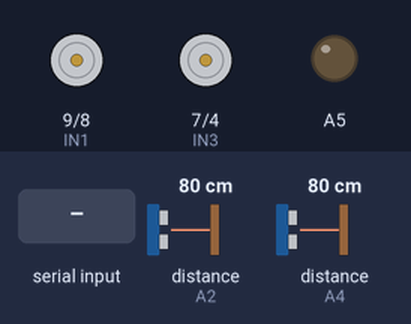
The sketch below on a simulated Arduino Uno, built with avr-gcc and run on an emulated ATmega328P. Parts: motor-driver pin pairs drawn as motors (green arrow = first pin HIGH = forward, orange = second pin HIGH = backward, longer = more drive, scaled by the enable pin), output pins drawn as LEDs (lit = HIGH). Dashed ring = blinking. Inputs (shaded band) come from the test bench; at power-on: distance to the obstacle (sensors on A2, A4) 80 cm. The echo pulse lasts 58.3 µs per cm; pins used as bus, display or sensor lines are not drawn.

Above: at 3.2 s.
3.3 s: "F\n" received over the second serial link
At 3.7 s:
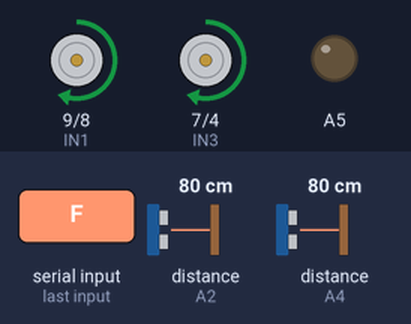
4.8 s: distance to the obstacle (sensor on A2) set to 34 cm
6.3 s: distance to the obstacle (sensor on A2) set to 27 cm
At 6.5 s:
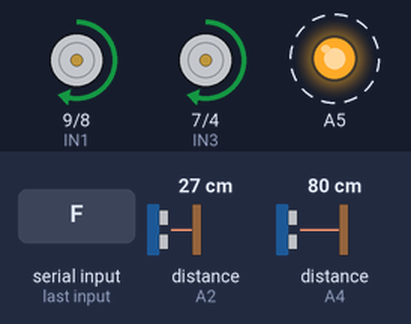
9.3 s: "B\n" received over the second serial link
At 10.5 s:
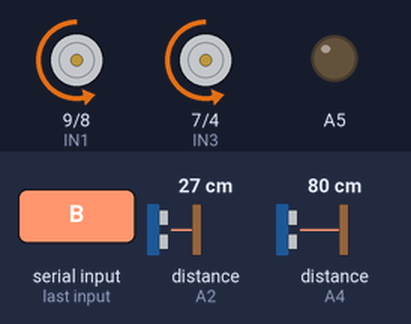
10.8 s: "L\n" received over the second serial link
At 11.5 s:
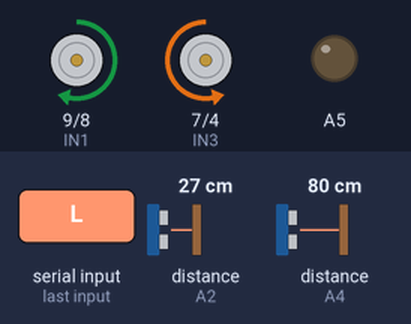
12.3 s: "R\n" received over the second serial link
At 12.6 s:
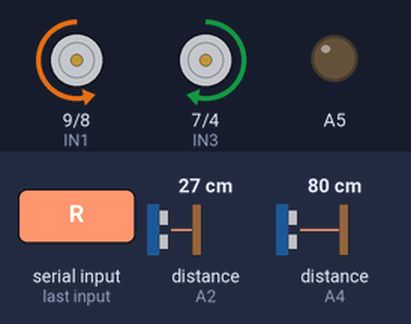
Timing chart, 0 to 14.8 s (numbered marks = the images above; inputs shaded):
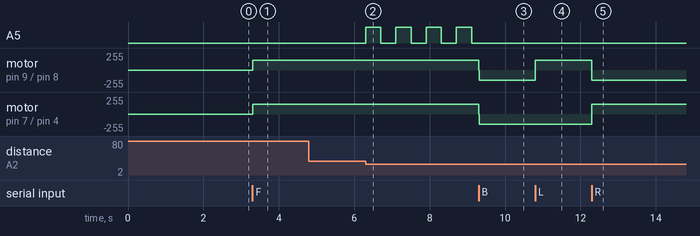

The sketch:

Arduino1_Navigation.ino
```cpp
// ================================================================
// AIRO INNOVATE
// Multi-Functional Manual & Autonomous Environmental Inspection Rover
//
// ARDUINO #1 — NAVIGATION CONTROLLER
// ================================================================


#include "config.h"

#include "motors.h"
#include "line_follower.h"
#include "ultrasonic.h"
#include "bluetooth.h"
#include "safety.h"


// ================================================================
// SETUP
// ================================================================

void setup() {

  // Motor system
  motorsBegin();


  // Line following system
  lfrBegin();


  // Ultrasonic sensors
  ultrasonicBegin();


  // Bluetooth
  bluetoothBegin();


  // Safety system
  safetyBegin();


  // Give system time to initialize
  delay(2000);
}


// ================================================================
// MANUAL CONTROL
// ================================================================

void manualControl() {

  char movement = bluetoothGetMovement();


  switch (movement) {


    // ------------------------------------------------------------
    // FORWARD
    // ------------------------------------------------------------

    case 'F':

      if (safetyAllowsForward()) {

        setMotors(
          MANUAL_SPEED,
          MANUAL_SPEED
        );

      } else {

        stopMotors();
      }

      break;


    // ------------------------------------------------------------
    // REVERSE
    // ------------------------------------------------------------

    case 'B':

      if (safetyAllowsReverse()) {

        setMotors(
          -MANUAL_SPEED,
          -MANUAL_SPEED
        );

      } else {

        stopMotors();
      }

      break;


    // ------------------------------------------------------------
    // LEFT
    // ------------------------------------------------------------

    case 'L':

      // Turning is currently allowed.
      // We can later make this more sophisticated.

      setMotors(
        MANUAL_SPEED,
        -MANUAL_SPEED
      );

      break;


    // ------------------------------------------------------------
    // RIGHT
    // ------------------------------------------------------------

    case 'R':

      setMotors(
        -MANUAL_SPEED,
        MANUAL_SPEED
      );

      break;


    // ------------------------------------------------------------
    // STOP
    // ------------------------------------------------------------

    case 'S':

    default:

      stopMotors();

      break;
  }
}


// ================================================================
// AUTONOMOUS CONTROL
// ================================================================

void autonomousControl() {

  // If LFR has been disabled,
  // autonomous navigation has nothing to control.

  if (!lfrIsEnabled()) {

    stopMotors();

    return;
  }


  // --------------------------------------------------------------
  // Check front obstacle
  // --------------------------------------------------------------

  if (!safetyAllowsForward()) {

    stopMotors();

    return;
  }


  // --------------------------------------------------------------
  // Run line-following algorithm
  // --------------------------------------------------------------

  lfrUpdate();
}


// ================================================================
// MAIN LOOP
// ================================================================

void loop() {


  // ==============================================================
  // 1. PROCESS BLUETOOTH
  // ==============================================================

  bluetoothUpdate();


  // ==============================================================
  // 2. UPDATE SAFETY / BUZZER
  // ==============================================================

  safetyUpdate();


  // ==============================================================
  // 3. SELECT CONTROL MODE
  // ==============================================================

  if (bluetoothIsAutoMode()) {

    autonomousControl();

  }

  else {

    manualControl();
  }
}
```

bluetooth.cpp
```cpp
#include <Arduino.h>
#include <SoftwareSerial.h>

#include "config.h"
#include "bluetooth.h"
#include "motors.h"
#include "line_follower.h"

SoftwareSerial bluetooth(BT_RX, BT_TX);

// ================================================================
// SYSTEM STATE
// ================================================================

bool autoMode = DEFAULT_AUTO_MODE;
bool obstacleEnabled = DEFAULT_OBSTACLE_ENABLED;
bool buzzerEnabled = DEFAULT_BUZZER_ENABLED;

char movementCommand = 'S';

// ================================================================
// BLUETOOTH STARTUP
// ================================================================

void bluetoothBegin() {
  bluetooth.begin(9600);

  // Start safely in manual mode
  autoMode = false;
  movementCommand = 'S';

  // LFR OFF in manual mode
  lfrSetEnabled(false);

  // Restore default safety settings
  obstacleEnabled = DEFAULT_OBSTACLE_ENABLED;
  buzzerEnabled = DEFAULT_BUZZER_ENABLED;

  stopMotors();
}

// ================================================================
// BLUETOOTH COMMAND PROCESSING
// ================================================================

void bluetoothUpdate() {

  while (bluetooth.available()) {

    char command = bluetooth.read();

    // Ignore terminal formatting characters
    if (command == '\r' ||
        command == '\n' ||
        command == ' ') {
      continue;
    }

    switch (command) {

      // ----------------------------------------------------------
      // FORWARD
      // ----------------------------------------------------------

      case 'F':
      case 'f':
        autoMode = false;
        lfrSetEnabled(false);
        movementCommand = 'F';
        break;


      // ----------------------------------------------------------
      // BACKWARD
      // ----------------------------------------------------------

      case 'B':
      case 'b':
        autoMode = false;
        lfrSetEnabled(false);
        movementCommand = 'B';
        break;


      // ----------------------------------------------------------
      // LEFT
      // ----------------------------------------------------------

      case 'L':
      case 'l':
        autoMode = false;
        lfrSetEnabled(false);
        movementCommand = 'L';
        break;


      // ----------------------------------------------------------
      // RIGHT
      // ----------------------------------------------------------

      case 'R':
      case 'r':
        autoMode = false;
        lfrSetEnabled(false);
        movementCommand = 'R';
        break;


      // ----------------------------------------------------------
      // STOP
      // ----------------------------------------------------------

      case 'S':
      case 's':
        movementCommand = 'S';
        stopMotors();
        break;


      // ----------------------------------------------------------
      // AUTONOMOUS MODE
      // A = Autonomous + LFR ON
      // ----------------------------------------------------------

      case 'A':
      case 'a':
        autoMode = true;
        lfrSetEnabled(true);
        movementCommand = 'S';
        break;


      // ----------------------------------------------------------
      // MANUAL MODE
      // M = Manual + LFR OFF
      // ----------------------------------------------------------

      case 'M':
      case 'm':
        autoMode = false;
        lfrSetEnabled(false);
        movementCommand = 'S';
        stopMotors();
        break;


      // ----------------------------------------------------------
      // OBSTACLE PROTECTION ON
      // O = ON
      // ----------------------------------------------------------

      case 'O':
        obstacleEnabled = true;
        break;


      // ----------------------------------------------------------
      // OBSTACLE PROTECTION OFF
      // o = OFF
      // ----------------------------------------------------------

      case 'o':
        obstacleEnabled = false;
        break;


      // ----------------------------------------------------------
      // BUZZER ON
      // Z = ON
      // ----------------------------------------------------------

      case 'Z':
        buzzerEnabled = true;
        break;


      // ----------------------------------------------------------
      // BUZZER OFF
      // z = OFF
      // ----------------------------------------------------------

      case 'z':
        buzzerEnabled = false;
        break;


      // ----------------------------------------------------------
      // UNKNOWN COMMAND
      // ----------------------------------------------------------

      default:
        break;
    }
  }
}

// ================================================================
// STATUS FUNCTIONS
// ================================================================

bool bluetoothIsAutoMode() {
  return autoMode;
}

bool bluetoothIsLfrEnabled() {
  return lfrIsEnabled();
}

bool bluetoothIsObstacleEnabled() {
  return obstacleEnabled;
}

bool bluetoothIsBuzzerEnabled() {
  return buzzerEnabled;
}

char bluetoothGetMovement() {
  return movementCommand;
}
```

bluetooth.h
```cpp
#ifndef BLUETOOTH_H
#define BLUETOOTH_H

void bluetoothBegin();

void bluetoothUpdate();

bool bluetoothIsAutoMode();

bool bluetoothIsLfrEnabled();

bool bluetoothIsObstacleEnabled();

bool bluetoothIsBuzzerEnabled();

char bluetoothGetMovement();

#endif
```

line_follower.cpp
```cpp
#include <Arduino.h>
#include "config.h"
#include "motors.h"
#include "line_follower.h"


// ================================================================
// IR SENSOR PINS
//
// LEFT -> RIGHT
// ================================================================

const uint8_t SENSOR_PINS[5] = {
  IR_LEFTMOST,
  IR_LEFT,
  IR_CENTER,
  IR_RIGHT,
  IR_RIGHTMOST
};


// ================================================================
// LAST MOTOR COMMAND
//
// Used by the recovery algorithm.
// ================================================================

int lastL = 0;
int lastR = 0;


// ================================================================
// LFR STATE
// ================================================================

bool lfrEnabled = DEFAULT_LFR_ENABLED;


// ================================================================
// INITIALIZE
// ================================================================

void lfrBegin() {

  for (int i = 0; i < 5; i++) {
    pinMode(SENSOR_PINS[i], INPUT);
  }

  lfrEnabled = DEFAULT_LFR_ENABLED;
}


// ================================================================
// ENABLE / DISABLE
// ================================================================

void lfrSetEnabled(bool enabled) {

  lfrEnabled = enabled;

  if (!enabled) {
    stopMotors();
  }
}


bool lfrIsEnabled() {

  return lfrEnabled;
}


// ================================================================
// ACTION LOGIC
// ================================================================

void getAction(int pattern, int &L, int &R) {

  switch (pattern) {


    // ============================================================
    // STRAIGHT
    // ============================================================

    case 0b11011:
    case 0b00100:
    case 0b01110:
    case 0b10001:

      L = BASE_SPEED;
      R = BASE_SPEED;

      break;


    // ============================================================
    // LEFT TURNS
    // ============================================================

    case 0b11101:
    case 0b11001:

      L = BASE_SPEED;
      R = -BASE_SPEED;

      break;


    case 0b11100:

      L = BASE_SPEED;
      R = -130;

      break;


    case 0b11110:

      L = BASE_SPEED;
      R = -140;

      break;


    // ============================================================
    // RIGHT TURNS
    // ============================================================

    case 0b10111:
    case 0b10011:

      L = -BASE_SPEED;
      R = BASE_SPEED;

      break;


    case 0b00111:

      L = -130;
      R = BASE_SPEED;

      break;


    case 0b01111:

      L = -140;
      R = BASE_SPEED;

      break;


    // ============================================================
    // DEFAULT AUTO BALANCE
    // ============================================================

    default: {

      int leftWeight =
        ((pattern >> 4) & 1) * 2 +
        ((pattern >> 3) & 1);

      int rightWeight =
        ((pattern >> 1) & 1) +
        ((pattern >> 0) & 1) * 2;


      if (leftWeight > rightWeight) {

        L = GENTLE_INNER;
        R = BASE_SPEED;

      }

      else if (rightWeight > leftWeight) {

        L = BASE_SPEED;
        R = GENTLE_INNER;

      }

      else {

        L = BASE_SPEED;
        R = BASE_SPEED;
      }

      break;
    }
  }
}


// ================================================================
// UPDATE LFR
// ================================================================

void lfrUpdate() {

  if (!lfrEnabled) {
    return;
  }


  // ============================================================
  // READ SENSORS
  // ============================================================

  int s1 = digitalRead(SENSOR_PINS[0]);
  int s2 = digitalRead(SENSOR_PINS[1]);
  int s3 = digitalRead(SENSOR_PINS[2]);
  int s4 = digitalRead(SENSOR_PINS[3]);
  int s5 = digitalRead(SENSOR_PINS[4]);


  // ============================================================
  // CREATE SENSOR PATTERN
  //
  // s1 s2 s3 s4 s5
  //  4  3  2  1  0
  // ============================================================

  int pattern =
    (s1 << 4) |
    (s2 << 3) |
    (s3 << 2) |
    (s4 << 1) |
    s5;


  // ============================================================
  // RECOVERY
  // ============================================================

  if (pattern == 0b11111) {

    if (lastL == lastR) {

      setMotors(-120, -120);

    }

    else if (lastL > lastR) {

      setMotors(180, -160);

    }

    else {

      setMotors(-160, 180);
    }

    return;
  }


  // ============================================================
  // NORMAL LINE FOLLOWING
  // ============================================================

  int L, R;

  getAction(pattern, L, R);

  setMotors(L, R);

  lastL = L;
  lastR = R;
}
```

line_follower.h
```cpp
#ifndef LINE_FOLLOWER_H
#define LINE_FOLLOWER_H

void lfrBegin();

void lfrSetEnabled(bool enabled);

bool lfrIsEnabled();

void lfrUpdate();


#endif
```

motors.cpp
```cpp
#include <Arduino.h>
#include "config.h"
#include "motors.h"


// ================================================================
// INITIALIZE MOTORS
// ================================================================

void motorsBegin() {

  pinMode(ENA, OUTPUT);
  pinMode(IN1, OUTPUT);
  pinMode(IN2, OUTPUT);

  pinMode(ENB, OUTPUT);
  pinMode(IN3, OUTPUT);
  pinMode(IN4, OUTPUT);

  stopMotors();
}


// ================================================================
// SET MOTOR SPEED
//
// leftSpeed / rightSpeed:
//
//   0     = stopped
//   +255  = maximum forward
//   -255  = maximum reverse
// ================================================================

void setMotors(int leftSpeed, int rightSpeed) {

  leftSpeed = constrain(leftSpeed, -255, 255);
  rightSpeed = constrain(rightSpeed, -255, 255);


  // --------------------------------------------------------------
  // LEFT MOTOR GROUP
  // --------------------------------------------------------------

  if (leftSpeed >= 0) {

    digitalWrite(IN1, HIGH);
    digitalWrite(IN2, LOW);

  } else {

    digitalWrite(IN1, LOW);
    digitalWrite(IN2, HIGH);

    leftSpeed = -leftSpeed;
  }

  analogWrite(ENA, leftSpeed);


  // --------------------------------------------------------------
  // RIGHT MOTOR GROUP
  // --------------------------------------------------------------

  if (rightSpeed >= 0) {

    digitalWrite(IN3, HIGH);
    digitalWrite(IN4, LOW);

  } else {

    digitalWrite(IN3, LOW);
    digitalWrite(IN4, HIGH);

    rightSpeed = -rightSpeed;
  }

  analogWrite(ENB, rightSpeed);
}


// ================================================================
// STOP
// ================================================================

void stopMotors() {

  analogWrite(ENA, 0);
  analogWrite(ENB, 0);
}
```

motors.h
```cpp
#ifndef MOTORS_H
#define MOTORS_H

void motorsBegin();

void setMotors(int leftSpeed, int rightSpeed);

void stopMotors();

#endif
```

safety.h
```cpp
#ifndef SAFETY_H
#define SAFETY_H

void safetyBegin();

bool safetyAllowsForward();

bool safetyAllowsReverse();

void safetyUpdate();

#endif
```

ultrasonic.cpp
```cpp
#include <Arduino.h>
#include "config.h"
#include "ultrasonic.h"


// ================================================================
// INITIALIZE
// ================================================================

void ultrasonicBegin() {

  pinMode(FRONT_TRIG, OUTPUT);
  pinMode(FRONT_ECHO, INPUT);

  pinMode(REAR_TRIG, OUTPUT);
  pinMode(REAR_ECHO, INPUT);

  digitalWrite(FRONT_TRIG, LOW);
  digitalWrite(REAR_TRIG, LOW);
}


// ================================================================
// READ ONE ULTRASONIC SENSOR
// ================================================================

long readUltrasonic(uint8_t trigPin, uint8_t echoPin) {

  digitalWrite(trigPin, LOW);
  delayMicroseconds(2);

  digitalWrite(trigPin, HIGH);
  delayMicroseconds(10);

  digitalWrite(trigPin, LOW);


  long duration = pulseIn(
    echoPin,
    HIGH,
    ULTRASONIC_TIMEOUT
  );


  // No echo received.
  // Treat this as "far away".
  if (duration == 0) {
    return 999;
  }


  // Speed of sound ≈ 0.0343 cm/us
  long distance = duration * 0.0343 / 2;

  return distance;
}


// ================================================================
// FRONT
// ================================================================

long getFrontDistance() {

  return readUltrasonic(
    FRONT_TRIG,
    FRONT_ECHO
  );
}


// ================================================================
// REAR
// ================================================================

long getRearDistance() {

  return readUltrasonic(
    REAR_TRIG,
    REAR_ECHO
  );
}
```

ultrasonic.h
```cpp
#ifndef ULTRASONIC_H
#define ULTRASONIC_H

void ultrasonicBegin();

long getFrontDistance();

long getRearDistance();

#endif
```

Source omitted: safety.cpp (3115 bytes), config.h (3226 bytes)

Measured:
- the behaviour switches between 32 and 31 cm on distance to the obstacle (sensor on A2) (found by bisection; images 1 and 2)
- after the input at 3.3 s, motor on pin 9 (IN1) / pin 8 (IN2), motor on pin 7 (IN3) / pin 4 (IN4): stopped → forward 150/255 at once
- after the input at 4.8 s, every drawn part: stays the same
- after the input at 6.3 s, A5: alternates HIGH for 0.40 s and LOW for 0.40 s, starting at once
- after the input at 9.3 s, A5: stops changing and stays LOW; motor on pin 9 (IN1) / pin 8 (IN2), motor on pin 7 (IN3) / pin 4 (IN4): forward 150/255 → backward 150/255 at once
- after the input at 10.8 s, motor on pin 9 (IN1) / pin 8 (IN2): backward 150/255 → forward 150/255 at once
- after the input at 12.3 s, motor on pin 9 (IN1) / pin 8 (IN2): forward 150/255 → backward 150/255 at once; motor on pin 7 (IN3) / pin 4 (IN4): backward 150/255 → forward 150/255 at once
